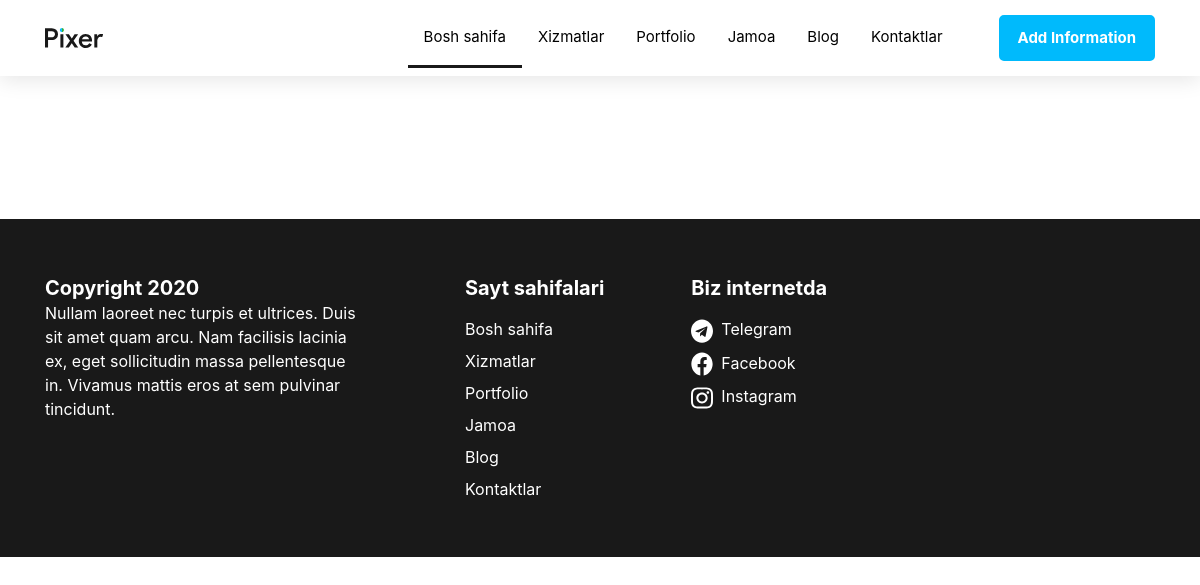
Page /telegram/ on the earlier database version.
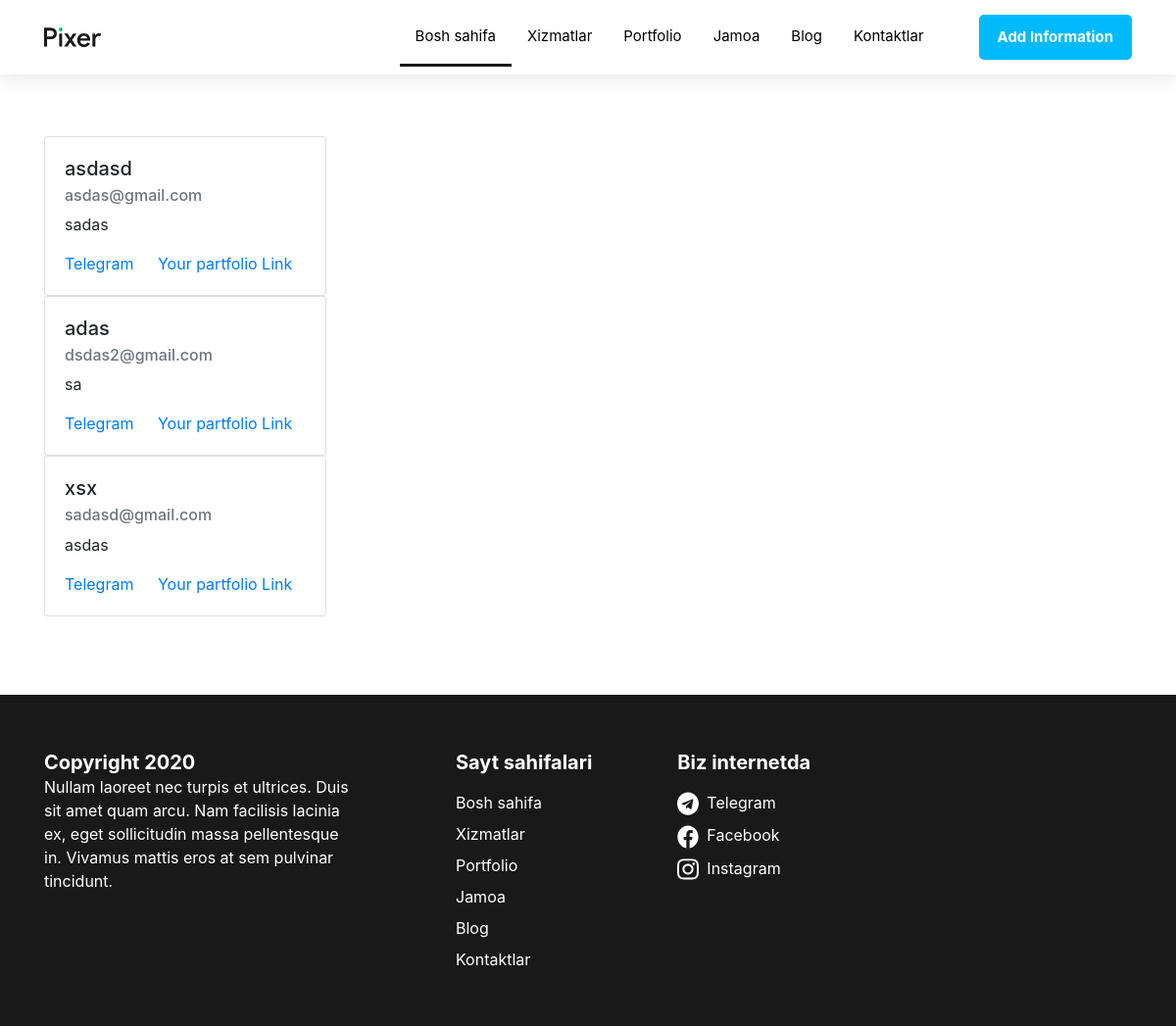
Same page on the later database version.
### users/models.py (models this page shows, shortened)
class TelegramUsersModel(models.Model):
    name = models.CharField(max_length=225)
    description = models.CharField(max_length=225)
    email = models.EmailField()
    phone_number = models.CharField(max_length=50)
    telegram_link = models.URLField()
    part_link = models.URLField()
    class Meta:
        verbose_name = 'user'
        verbose_name_plural = 'users'

### users/views.py (the view)
def telegram_view(request):
    telegram = TelegramUsersModel.objects.all()
    context = {
        'telegram': telegram
    }
    return render(request, 'telegram-bot.html', context=context)

### templates/telegram-bot.html (shortened to what the changed rows need)
{% load static %}
<!DOCTYPE html>
<html lang="en">
<head>
    <link rel="stylesheet" href="{% static '/main.css' %}">
    <link rel="stylesheet" href="https://cdn.jsdelivr.net/npm/bootstrap@4.3.1/dist/css/bootstrap.min.css">
</head>
<body>
    <section class="intro">
            <div class="container">
               {% for telegram in telegram %}
    <div class="card" style="width: 18rem;">
  <div class="card-body">
    <h5 class="card-title">{{ telegram.name }}</h5>
    <h6 class="card-subtitle mb-2 text-muted"><a>{{ telegram.email }}</a></h6>
    <p class="card-text">{{ telegram.description }}</p>
    <a href="{{ telegram.telegram_link }}" class="card-link">Telegram</a>
    <a href="{{ telegram.part_link }}" class="card-link">Your partfolio Link</a>
  </div>
</div>
    {% endfor %}
            </div>
        </section>
</body>
</html>

Differences in the rows shown:
added TelegramUsersModel: name "asdasd", email "asdas@gmail.com", description "sadas"
added TelegramUsersModel: name "adas", email "dsdas2@gmail.com", description "sa"
added TelegramUsersModel: name "xsx", email "sadasd@gmail.com", description "asdas"
